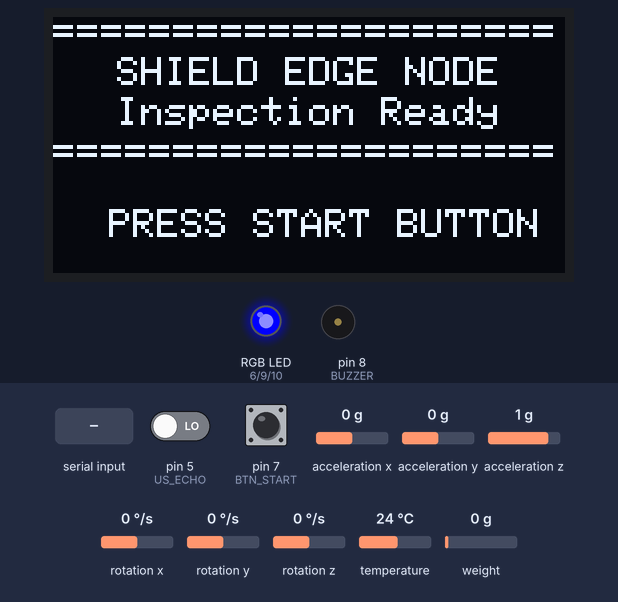
Bench run of a sketch on a simulated Arduino Uno, built with avr-gcc and run on an emulated ATmega328P. On the bench: 128×64 one-colour display, an RGB LED mixed from three pins (HIGH = lit), buzzer (waves = sounding, pin HIGH). Dashed ring = blinking. Inputs (shaded band) come from the test bench; at power-on: pin 7 (BTN_START) HIGH, weight on the scale 0 g, acceleration z 1 g, pin 5 (US_ECHO) LOW, acceleration x 0 g, acceleration y 0 g, rotation x 0 °/s, rotation y 0 °/s, rotation z 0 °/s, temperature 24 °C. What the sketch prints to the serial monitor is not drawn.

Above: at 4.2 s.
4.3 s: pin 7 (BTN_START) pulled LOW for 1 s
At 4.96 s:
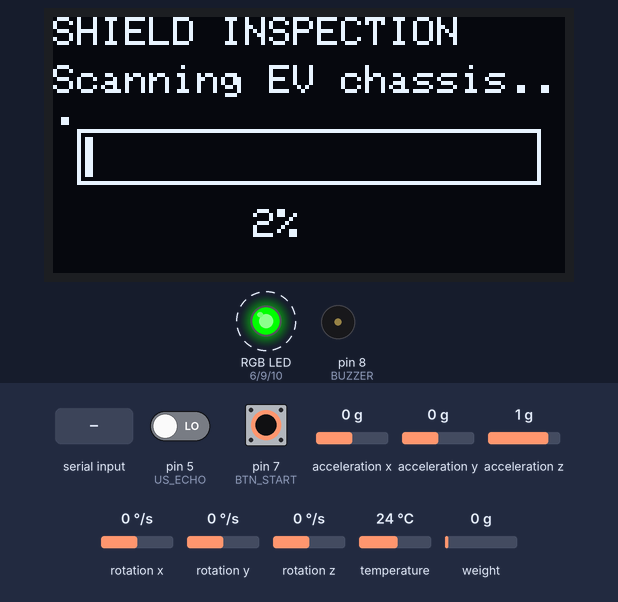
6.8 s: weight on the scale set to 100 g
At 9.7 s:
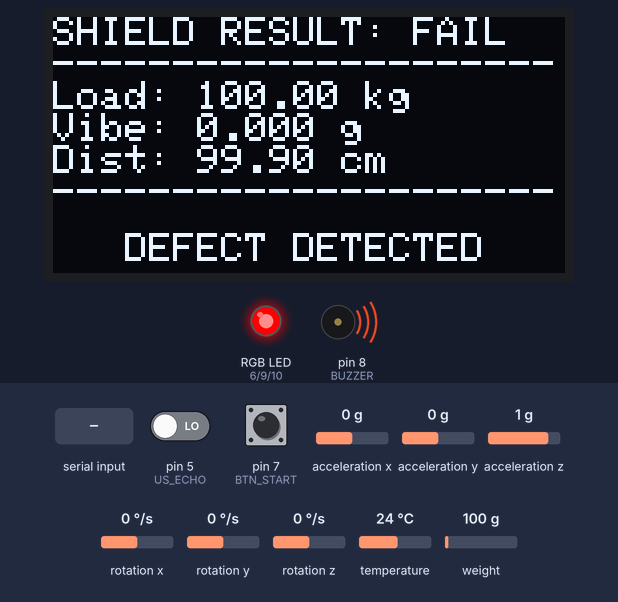
9.8 s: "ALARM_ON\n" received over Serial
12.8 s: "ALARM_OFF\n" received over Serial
At 13.8 s:
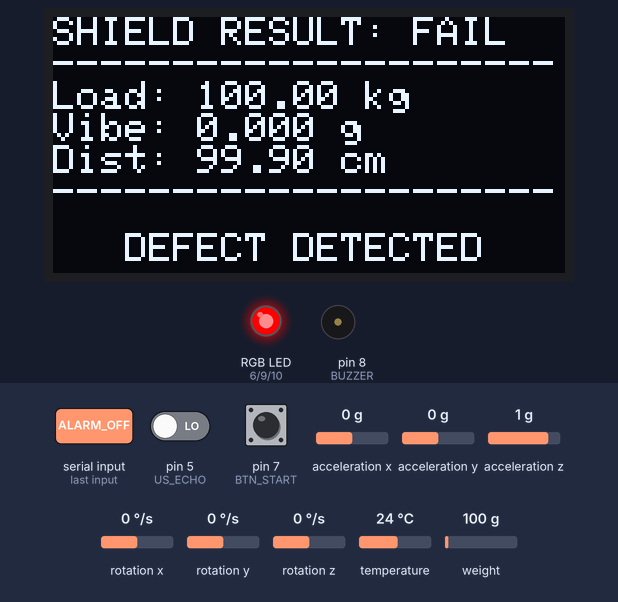
15.8 s: pin 7 (BTN_START) pulled LOW for 3.2 s
At 16.75 s:
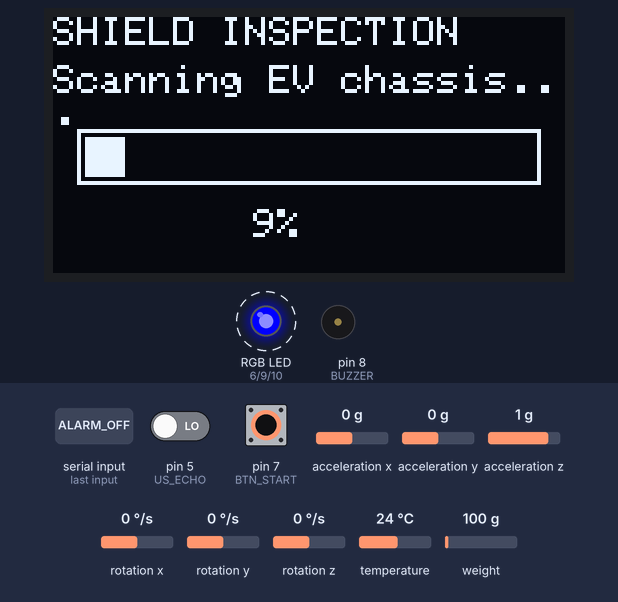
20.5 s: acceleration z set to -1.4 g
At 22.9 s:
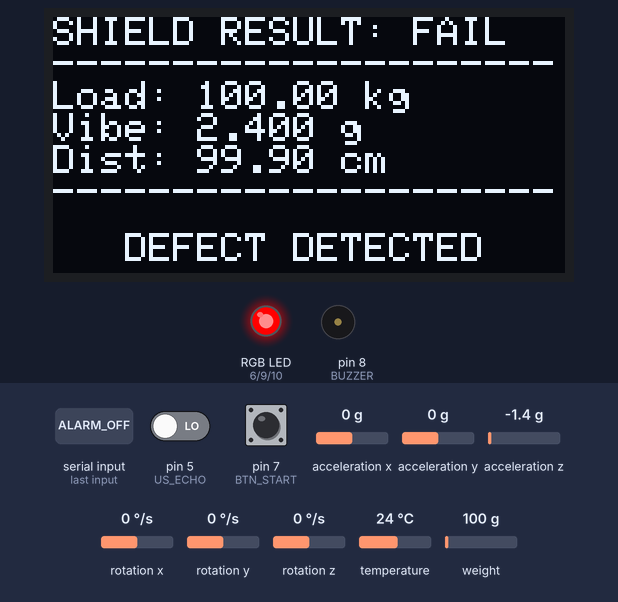
Timing chart, 0 to 23.3 s (numbered marks = the images above; inputs shaded):
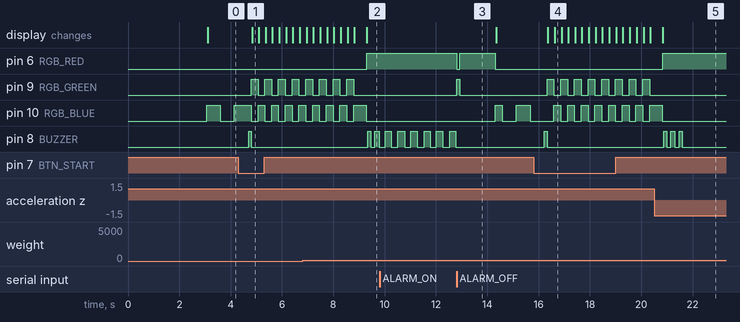

The sketch:

shield_sen.ino
```cpp
/*
 * SHIELD - Structural Health Intelligence for EV Line Defense
 * Firmware for SHIELD Edge Node (SEN)
 *
 * Target Board: Arduino Uno
 * Description: Quality inspection station measuring mechanical load,
 *              vibration, and battery-to-chassis clearance.
 *
 * Pin Mapping:
 *   D2  -> HX711 DOUT (Data)
 *   D3  -> HX711 SCK (Clock)
 *   D4  -> HC-SR04 TRIG (Trigger Pulse)
 *   D5  -> HC-SR04 ECHO (Echo Pulse)
 *   D6  -> RGB LED Red Pin
 *   D7  -> Tactile Push Button (Start Inspection)
 *   D8  -> Active Buzzer Positive Terminal
 *   D9  -> RGB LED Green Pin
 *   D10 -> RGB LED Blue Pin
 *   A4  -> I2C SDA (Shared between SSD1306 OLED & MPU6050)
 *   A5  -> I2C SCL (Shared between SSD1306 OLED & MPU6050)
 */

#include <Wire.h>
#include <Adafruit_GFX.h>
#include <Adafruit_SSD1306.h>
#include <Adafruit_MPU6050.h>
#include <Adafruit_Sensor.h>
#include "HX711.h"

// Pin Definitions
#define HX711_DOUT   2    // HX711 Data pin
#define HX711_SCK    3    // HX711 Clock pin
#define US_TRIG      4    // HC-SR04 Trig pin
#define US_ECHO      5    // HC-SR04 Echo pin
#define RGB_RED      6    // RGB LED Red Pin
#define BTN_START    7    // Start Push Button
#define BUZZER       8    // Active Buzzer output
#define RGB_GREEN    9    // RGB LED Green Pin
#define RGB_BLUE     10   // RGB LED Blue Pin

// OLED Display parameters
#define SCREEN_WIDTH 128
#define SCREEN_HEIGHT 64
#define OLED_RESET    -1
Adafruit_SSD1306 display(SCREEN_WIDTH, SCREEN_HEIGHT, &Wire, OLED_RESET);

// MPU6050 Accelerometer
Adafruit_MPU6050 mpu;

// HX711 Load Cell
HX711 scale;

// Inspection Threshold Limits (Standard EV manufacturing tolerances)
const float MIN_LOAD_KG = 4.0;      // Minimum nominal battery clamp load (kg)
const float MAX_LOAD_KG = 6.0;      // Maximum nominal battery clamp load (kg)
const float MAX_VIBRATION_G = 0.15; // Max allowable net vibration amplitude (g)
const float MIN_DISTANCE_CM = 4.5;  // Minimum nominal battery clearance distance (cm)
const float MAX_DISTANCE_CM = 5.5;  // Maximum nominal battery clearance distance (cm)

// System States
enum SystemState {
  STATE_BOOT,
  STATE_IDLE,
  STATE_INSPECTING,
  STATE_RESULT
};

SystemState currentState = STATE_BOOT;

// Timer and state tracking variables
unsigned long stateStartTime = 0;
unsigned long lastTelemetryTime = 0;
unsigned long lastBlinkTime = 0;
unsigned int inspectionCount = 0;

const unsigned long INSPECTION_DURATION_MS = 4000; // 4-second scan simulation
const unsigned long RESULT_DURATION_MS = 5000;     // 5-second result lock display

// Final inspection readings
float finalLoadKg = 0.0;
float finalVibrationG = 0.0;
float finalDistanceCm = 0.0;
bool finalResultPass = false;

// Serial Communication settings
String serialInputBuffer = "";
bool externalAlarmActive = false;

// Function Declarations
float getLoadCellReading();
float getVibrationReading();
float getDistanceReading();
void showBootScreen();
void showIdleScreen();
void updateInspectingScreen(int percent);
void showResultScreen();
void generateSerialReport();
void sendTelemetryJSON(bool buttonPressed);
void handleSerialCommands();
void processCommand(String cmd);
void setRGBColor(bool r, bool g, bool b);
void drawProgressBar(int x, int y, int w, int h, int percent);

void setup() {
  // Initialize Serial Interface (high speed for fast DAQ telemetry transfer)
  Serial.begin(115200);

  // Configure pin modes
  pinMode(BTN_START, INPUT_PULLUP);
  pinMode(BUZZER, OUTPUT);
  pinMode(RGB_RED, OUTPUT);
  pinMode(RGB_GREEN, OUTPUT);
  pinMode(RGB_BLUE, OUTPUT);

  // Turn off output devices initially
  setRGBColor(false, false, false);
  digitalWrite(BUZZER, LOW);

  // Initialize SSD1306 OLED Screen
  if (!display.begin(SSD1306_SWITCHCAPVCC, 0x3C)) {
    Serial.println(F("{\"error\":\"OLED_init_failed\"}"));
    while (1);
  }
  display.clearDisplay();
  display.setTextSize(1);
  display.setTextColor(SSD1306_WHITE);

  // Show boot initialization sequence
  showBootScreen();
  delay(2000); // 2-second boot welcome delay

  // Initialize MPU6050 Accelerometer
  if (!mpu.begin()) {
    Serial.println(F("{\"error\":\"MPU6050_init_failed\"}"));
    display.clearDisplay();
    display.setCursor(0, 0);
    display.println("INIT ERROR:");
    display.println("MPU6050 IMU disconnected");
    display.display();
    while (1) delay(10);
  }
  mpu.setAccelerometerRange(MPU6050_RANGE_2_G);
  mpu.setFilterBandwidth(MPU6050_BAND_21_HZ);

  // Initialize HX711 Load Cell
  scale.begin(HX711_DOUT, HX711_SCK);
  scale.set_scale(420.0f); // Calibration scaling factor
  scale.tare();            // Offset baseline tare

  // Transition to IDLE/Standby State
  currentState = STATE_IDLE;
  stateStartTime = millis();
}

void loop() {
  // Process any incoming Serial Command instructions from the host App
  handleSerialCommands();

  // Pulse Buzzer if external host alarm is active
  if (externalAlarmActive) {
    digitalWrite(BUZZER, (millis() / 250) % 2 == 0 ? HIGH : LOW);
  }

  // State Machine logic
  switch (currentState) {

    case STATE_IDLE: {
      // RGB LED Standby Color: Pulsing Blue
      setRGBColor(false, false, (millis() / 500) % 2 == 0);

      // Update screen
      showIdleScreen();

      // Periodically transmit real-time telemetry packets (every 150ms)
      if (millis() - lastTelemetryTime >= 150) {
        lastTelemetryTime = millis();
        sendTelemetryJSON(false);
      }

      // Check if start push-button is pressed (low active)
      if (digitalRead(BTN_START) == LOW) {
        delay(50); // Button debounce delay
        if (digitalRead(BTN_START) == LOW) {
          // Send final trigger JSON to host app, then start scan cycle
          sendTelemetryJSON(true);
          inspectionCount++;
          currentState = STATE_INSPECTING;
          stateStartTime = millis();
          digitalWrite(BUZZER, HIGH); // Confirm click beep
          delay(100);
          digitalWrite(BUZZER, LOW);
        }
      }
      break;
    }

    case STATE_INSPECTING: {
      // Disable external alarm during inspection to avoid noise
      externalAlarmActive = false;

      unsigned long elapsed = millis() - stateStartTime;
      int percent = (int)((elapsed * 100) / INSPECTION_DURATION_MS);

      if (percent > 100) percent = 100;

      // Animate RGB LED: Alternate Green/Blue blinking
      if (millis() - lastBlinkTime >= 150) {
        lastBlinkTime = millis();
        static bool alt = false;
        alt = !alt;
        setRGBColor(false, alt, !alt);
      }

      // Render progress indicator on OLED
      updateInspectingScreen(percent);

      // Continuously output real-time sensor measurements over Serial
      if (millis() - lastTelemetryTime >= 150) {
        lastTelemetryTime = millis();
        sendTelemetryJSON(false);
      }

      // Conclude scan simulation
      if (elapsed >= INSPECTION_DURATION_MS) {
        // Collect final sensor values for decision matrix
        finalLoadKg = getLoadCellReading();
        finalVibrationG = getVibrationReading();
        finalDistanceCm = getDistanceReading();

        // Compare against predefined limits
        bool loadOk = (finalLoadKg >= MIN_LOAD_KG && finalLoadKg <= MAX_LOAD_KG);
        bool vibrationOk = (finalVibrationG <= MAX_VIBRATION_G);
        bool distanceOk = (finalDistanceCm >= MIN_DISTANCE_CM && finalDistanceCm <= MAX_DISTANCE_CM);

        finalResultPass = (loadOk && vibrationOk && distanceOk);

        // Turn off indicator LEDs
        setRGBColor(false, false, false);

        // Print report and transition to results display
        generateSerialReport();
        currentState = STATE_RESULT;
        stateStartTime = millis();
      }
      break;
    }

    case STATE_RESULT: {
      // Update result display
      showResultScreen();

      // Sound active buzzer on FAILURE
      if (!finalResultPass) {
        unsigned long elapsedResult = millis() - stateStartTime;
        // Beep rapidly 3 times (150ms ON, 150ms OFF)
        if (elapsedResult < 900) {
          int beepPhase = elapsedResult / 150;
          digitalWrite(BUZZER, (beepPhase % 2 == 0) ? HIGH : LOW);
        } else {
          digitalWrite(BUZZER, LOW);
        }
      }

      // Stay on result screen for predefined display duration
      if (millis() - stateStartTime >= RESULT_DURATION_MS) {
        digitalWrite(BUZZER, LOW);
        setRGBColor(false, false, false);
        currentState = STATE_IDLE;
        stateStartTime = millis();
      }
      break;
    }
  }
}

/* ==========================================
 *          SENSOR ACCESS FUNCTIONS
 * ========================================== */

// Read Load Cell (HX711), return scaled load force (kg)
float getLoadCellReading() {
  float rawWeight = scale.get_units(2); // Average of 2 readings
  if (rawWeight < 0.0) rawWeight = 0.0;
  return rawWeight;
}

// Read Accelerometer (MPU6050), return net vibration amplitude (g)
float getVibrationReading() {
  sensors_event_t a, g, temp;
  mpu.getEvent(&a, &g, &temp);

  // Convert acceleration to g-force along Z-axis
  float az_g = a.acceleration.z / 9.80665;

  // Vibration amplitude represents absolute offset from baseline gravity
  float vibration = abs(az_g - 1.0);
  if (vibration < 0.0) vibration = 0.0;
  return vibration;
}

// Read Ultrasonic Sensor (HC-SR04), return measured distance (cm)
float getDistanceReading() {
  // Fire 10-microsecond trigger pulse
  digitalWrite(US_TRIG, LOW);
  delayMicroseconds(2);
  digitalWrite(US_TRIG, HIGH);
  delayMicroseconds(10);
  digitalWrite(US_TRIG, LOW);

  // Read response pulse travel duration
  long duration = pulseIn(US_ECHO, HIGH, 30000); // 30ms timeout (approx 5m range limit)
  if (duration == 0) return 99.9;              // Out of range check

  // Calculate distance in centimeters
  float distanceCm = (duration * 0.0343) / 2.0;
  return distanceCm;
}

/* ==========================================
 *          OLED INTERFACE DRAWINGS
 * ========================================== */

// 1. Boot screen display
void showBootScreen() {
  display.clearDisplay();
  display.setTextSize(2);
  display.setCursor(28, 12);
  display.println(F("SHIELD"));
  display.setTextSize(1);
  display.setCursor(8, 38);
  display.println(F("System Initializing..."));
  display.drawFastHLine(0, 52, 128, SSD1306_WHITE);
  display.display();
}

// 2. Idle standby screen
void showIdleScreen() {
  display.clearDisplay();
  display.setTextSize(1);
  display.setCursor(0, 0);
  display.println(F("====================="));
  display.setCursor(16, 10);
  display.println(F("SHIELD EDGE NODE"));
  display.setCursor(16, 20);
  display.println(F("Inspection Ready"));
  display.setCursor(0, 30);
  display.println(F("====================="));

  display.setCursor(14, 48);
  display.println(F("PRESS START BUTTON"));
  display.display();
}

// 3. Inspection scanning progress screen
void updateInspectingScreen(int percent) {
  display.clearDisplay();
  display.setTextSize(1);
  display.setCursor(0, 0);
  display.println(F("SHIELD INSPECTION"));
  display.setCursor(0, 12);
  display.println(F("Scanning EV chassis..."));

  // Draw bar graphics
  drawProgressBar(6, 28, 116, 14, percent);

  display.setCursor(50, 48);
  display.print(percent);
  display.println(F("%"));
  display.display();
}

// 4. Inspection outcome display screen
void showResultScreen() {
  display.clearDisplay();
  display.setTextSize(1);

  if (finalResultPass) {
    setRGBColor(false, true, false); // Solid Green for PASS
    display.setCursor(0, 0);
    display.println(F("SHIELD RESULT: PASS"));
    display.println(F("---------------------"));
    display.print(F("Load: ")); display.print(finalLoadKg, 2); display.println(F(" kg"));
    display.print(F("Vibe: ")); display.print(finalVibrationG, 3); display.println(F(" g"));
    display.print(F("Dist: ")); display.print(finalDistanceCm, 2); display.println(F(" cm"));
    display.println(F("---------------------"));
    display.setCursor(30, 54);
    display.println(F("STATUS NOMINAL"));
  } else {
    setRGBColor(true, false, false); // Solid Red for FAIL
    display.setCursor(0, 0);
    display.println(F("SHIELD RESULT: FAIL"));
    display.println(F("---------------------"));
    display.print(F("Load: ")); display.print(finalLoadKg, 2); display.println(F(" kg"));
    display.print(F("Vibe: ")); display.print(finalVibrationG, 3); display.println(F(" g"));
    display.print(F("Dist: ")); display.print(finalDistanceCm, 2); display.println(F(" cm"));
    display.println(F("---------------------"));
    display.setCursor(18, 54);
    display.println(F("DEFECT DETECTED"));
  }
  display.display();
}

// Draw a filled graphical progress bar frame
void drawProgressBar(int x, int y, int w, int h, int percent) {
  display.drawRect(x, y, w, h, SSD1306_WHITE);
  if (percent > 0) {
    int fillW = (w - 4) * percent / 100;
    if (fillW < 0) fillW = 0;
    display.fillRect(x + 2, y + 2, fillW, h - 4, SSD1306_WHITE);
  }
}

/* ==========================================
 *          SERIAL MONITORING
 * ========================================== */

// Print structured report to Serial Monitor
void generateSerialReport() {
  Serial.println(F("=================================="));
  Serial.println(F("SHIELD Edge Node"));

  Serial.print(F("Inspection ID : "));
  if (inspectionCount < 10) Serial.print(F("000"));
  else if (inspectionCount < 100) Serial.print(F("00"));
  else if (inspectionCount < 1000) Serial.print(F("0"));
  Serial.println(inspectionCount);
  Serial.println();

  Serial.print(F("Load Force : "));
  Serial.print(finalLoadKg, 2);
  Serial.println(F(" kg"));

  Serial.print(F("Vibration : "));
  if (finalVibrationG <= MAX_VIBRATION_G) {
    Serial.println(F("Normal"));
  } else {
    Serial.println(F("High (Abnormal)"));
  }

  Serial.print(F("Distance : "));
  Serial.print(finalDistanceCm, 2);
  Serial.println(F(" cm"));
  Serial.println();

  Serial.print(F("Structural Integrity : "));
  if (finalResultPass) {
    Serial.println(F("PASS"));
  } else {
    Serial.println(F("FAIL"));
  }
  Serial.println(F("=================================="));
}

// Transmit serial JSON status telemetry packet
void sendTelemetryJSON(bool buttonPressed) {
  float curLoad = getLoadCellReading();
  float curVib = getVibrationReading();
  float curDist = getDistanceReading();

  // Convert acceleration amplitude to absolute gravity value for host parser
  float az_g = curVib + 1.0;

  // Scale load cell reading back to weight units expected by host parser
  int weightVal = (int)(curLoad * 100);

  Serial.print(F("{\"weight\":"));
  Serial.print(weightVal);
  Serial.print(F(",\"az\":"));
  Serial.print(az_g, 3);
  Serial.print(F(",\"distance\":"));
  Serial.print(curDist, 2);
  Serial.print(F(",\"button\":"));
  Serial.print(buttonPressed ? 1 : 0);
  Serial.println(F("}"));
}

// Handle serial buffer bytes
void handleSerialCommands() {
  while (Serial.available() > 0) {
    char c = Serial.read();
    if (c == '\n' || c == '\r') {
      if (serialInputBuffer.length() > 0) {
        processCommand(serialInputBuffer);
        serialInputBuffer = "";
      }
    } else {
      serialInputBuffer += c;
    }
  }
}

// Process bidirectional host commands
void processCommand(String cmd) {
  cmd.trim();
  if (cmd == "ALARM_ON") {
    externalAlarmActive = true;
    setRGBColor(true, false, false); // Force red warning
  } else if (cmd == "ALARM_OFF") {
    externalAlarmActive = false;
    digitalWrite(BUZZER, LOW);
    setRGBColor(false, true, false); // Green status confirmation
    delay(100);
    setRGBColor(false, false, false);
  }
}

/* ==========================================
 *          RGB LED CONTROL
 * ========================================== */

// Fast helper to set state of digital RGB pins
void setRGBColor(bool r, bool g, bool b) {
  digitalWrite(RGB_RED, r ? HIGH : LOW);
  digitalWrite(RGB_GREEN, g ? HIGH : LOW);
  digitalWrite(RGB_BLUE, b ? HIGH : LOW);
}
```

Measured:
- after the input at 4.3 s, pin 9 (RGB_GREEN): alternates HIGH for 0.27 s and LOW for 0.27 s, starting after 0.50 s; pin 8 (BUZZER): LOW → HIGH after 0.40 s, → LOW 0.10 s later; the display: changes after 0.53 s (image 1)
- after the input at 12.8 s, pin 6 (RGB_RED): HIGH → LOW after 0.02 s instead of 1.5 s; pin 9 (RGB_GREEN): LOW → HIGH at once, → LOW 0.10 s later; pin 8 (BUZZER): stops changing and stays LOW
- after the input at 15.8 s, pin 9 (RGB_GREEN): alternates HIGH for 0.27 s and LOW for 0.27 s, starting after 0.53 s; pin 8 (BUZZER): LOW → HIGH after 0.43 s, → LOW 0.10 s later; the display: first changes after 0.56 s (image 4 shows a later state)
- after the input at 20.5 s, the display: changes after 0.33 s (image 5)
- by itself, pin 10 (RGB_BLUE): alternates HIGH for 0.27 s and LOW for 0.27 s
